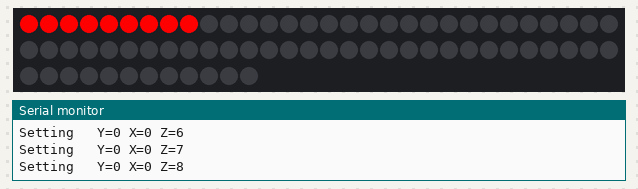
Simulated run of this sketch. Board: Arduino Uno, built with avr-gcc and run on an emulated ATmega328P. Parts: 72 RGB LEDs in strip order, left to right, continuing on the next row, the last lines printed to the serial monitor.

Above: at 0.1 s.
At 3.1 s:
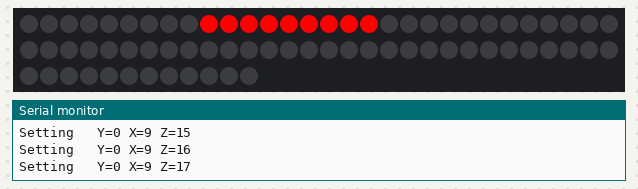
At 6.2 s:
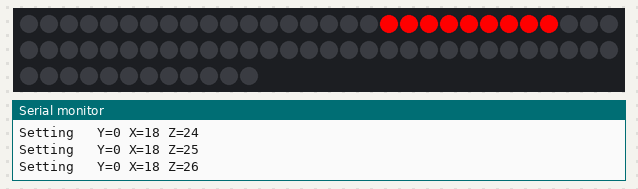
At 12.2 s:
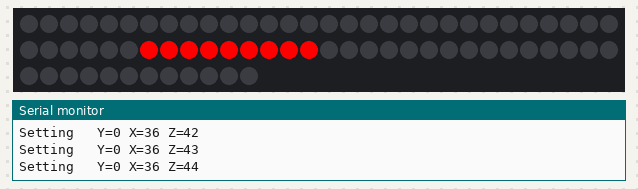
At 18.3 s:
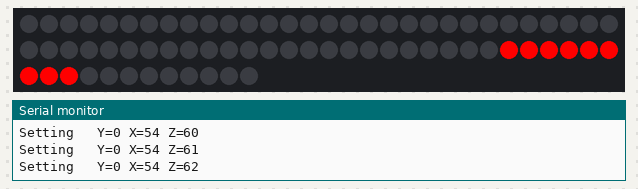
At 36.5 s:
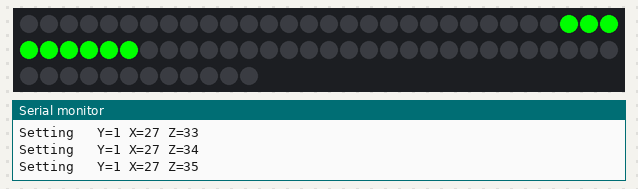

Measured:
- what the display in image 1 shows lasts 3.0 s, from 3.1 s to 6.1 s

The sketch:

hat_v4.ino
```cpp
#include <Adafruit_NeoPixel.h>  //Library to simplify interacting with the LED strand
#ifdef __AVR__
#include <avr/power.h>   //Includes the library for power reduction registers if your chip supports them.
#endif                   //More info: http://www.nongnu.org/avr-libc/user-manual/group__avr__power.htlm

//Constants (change these as necessary)
#define LED_PIN    5  //Pin for the pixel strand. Does not have to be analog.
#define LED_TOTAL 72  //Change this to the number of LEDs in your strand.

//////////<Globals>
//  These values either need to be remembered from the last pass of loop() or
//  need to be accessed by several functions in one pass, so they need to be global.

Adafruit_NeoPixel strand = Adafruit_NeoPixel(LED_TOTAL, LED_PIN, NEO_GRB + NEO_KHZ800);  //LED strand objetc

void setup()
{
  strand.begin(); //Initialize the LED strand object.
  strand.show();  //Show a blank strand, just to get the LED's ready for use.
  Serial.begin(115200);
}

void loop()
{
  for (int y=0; y<4; y++)
  {
    for (int x=0; x<72; x=x+9)
    {
      // Turn Off the LED's we truned on last time
      if (x==0)
      {
        for (int z=63; z<72; z++)
        {
          strand.setPixelColor(z, strand.Color(0,0,0));
          Serial.print("Unsetting Y=");
          Serial.print(y);
          Serial.print(" X=");
          Serial.print(x);
          Serial.print(" Z=");
          Serial.println(z);
        }
      } else {
        for (int z=x-9; z<x; z++)
        {
          strand.setPixelColor(z, strand.Color(0,0,0));
          Serial.print("Unsetting Y=");
          Serial.print(y);
          Serial.print(" X=");
          Serial.print(x);
          Serial.print(" Z=");
          Serial.println(z);
        }
      }

      // Turn on the next LED's
      for (int z=x; z<x+9; z++)
      {
        if (y==0) { strand.setPixelColor(z, strand.Color(255,0,0)); }
        if (y==1) { strand.setPixelColor(z, strand.Color(0,255,0)); }
        if (y==2) { strand.setPixelColor(z, strand.Color(0,0,255)); }
        if (y==3) { strand.setPixelColor(z, strand.Color(255,255,255)); }
        Serial.print("Setting   Y=");
        Serial.print(y);
        Serial.print(" X=");
        Serial.print(x);
        Serial.print(" Z=");
        Serial.println(z);
      }
      strand.show();
      delay(3000);
    }
    delay(3000);
  }
}
```
